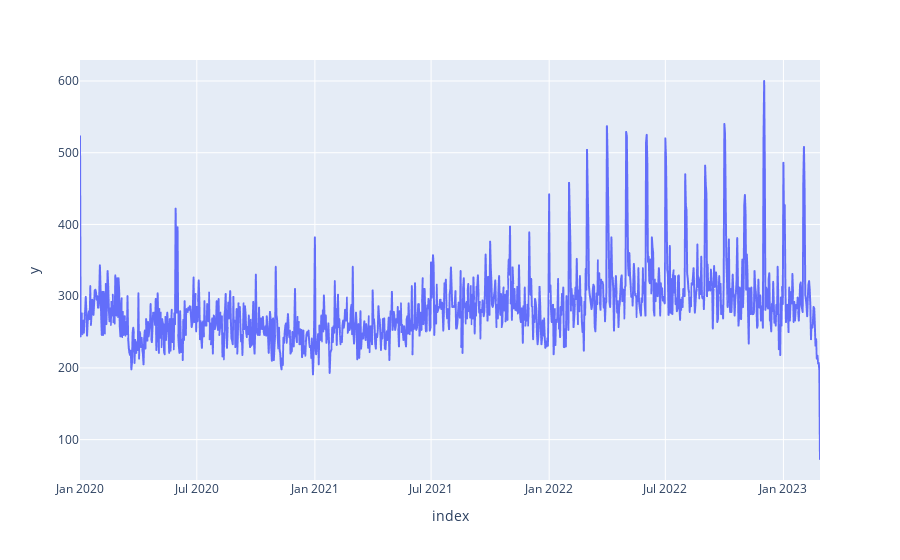
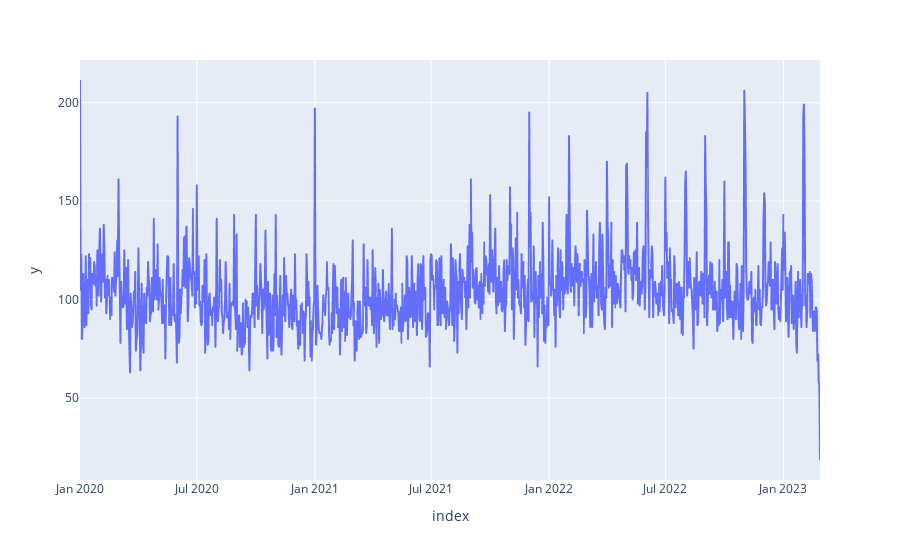
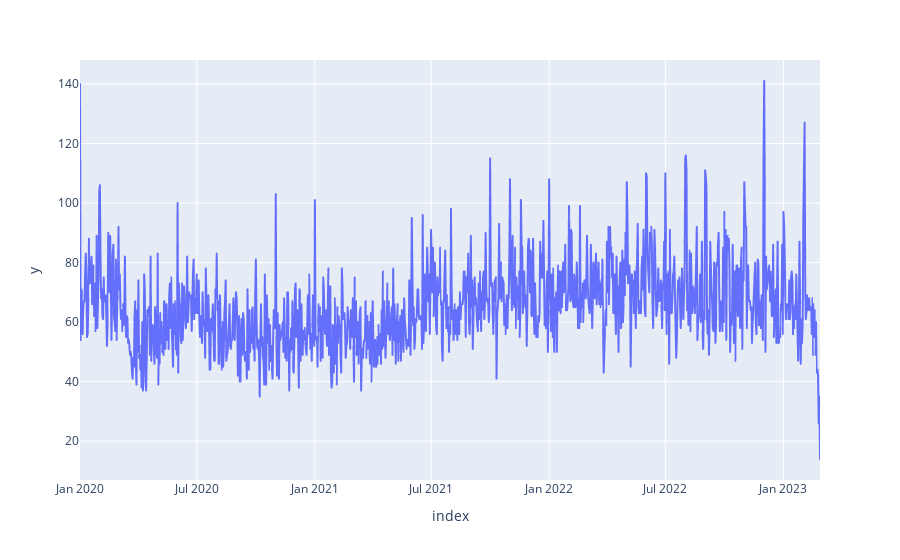
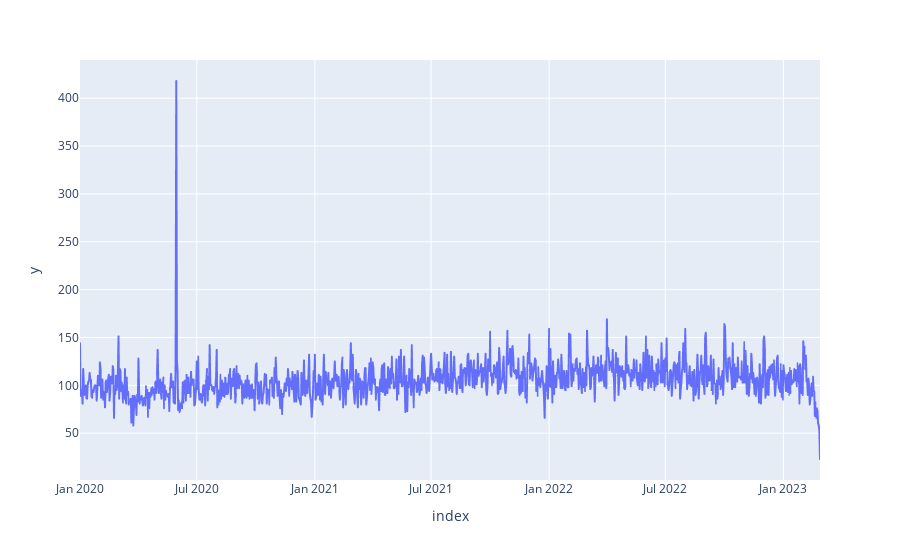

The code cell stored with these charts, in order, in its notebook:
### Code cell
for i in range(5):
    temp=df[df.zonas==i]
    print(i)
    temp=temp.date_occ.value_counts().sort_index()
    img=px.line(temp, y =temp.values , x = temp.index)
    img.show()

### Figure 1 — Plotly figure (JSON) as saved in the notebook; plotly's stock layout.template omitted (floating-point values rounded to 4 significant figures; data arrays with more than 128 entries replaced by an {"elided": "..."} marker saying what was removed)
{"data": [{"hovertemplate": "index=%{x}<br>y=%{y}<extra></extra>", "legendgroup": "", "line": {"color": "#636efa", "dash": "solid"}, "marker": {"symbol": "circle"}, "mode": "lines", "name": "", "showlegend": false, "type": "scattergl", "x": {"elided": "1154 str values"}, "xaxis": "x", "y": {"elided": "1154 int values"}, "yaxis": "y"}], "layout": {"legend": {"tracegroupgap": 0}, "margin": {"t": 60}, "xaxis": {"anchor": "y", "domain": [0, 1], "title": {"text": "index"}}, "yaxis": {"anchor": "x", "domain": [0, 1], "title": {"text": "y"}}}}

### Figure 2 — Plotly figure (JSON) as saved in the notebook; plotly's stock layout.template omitted (floating-point values rounded to 4 significant figures; data arrays with more than 128 entries replaced by an {"elided": "..."} marker saying what was removed)
{"data": [{"hovertemplate": "index=%{x}<br>y=%{y}<extra></extra>", "legendgroup": "", "line": {"color": "#636efa", "dash": "solid"}, "marker": {"symbol": "circle"}, "mode": "lines", "name": "", "showlegend": false, "type": "scattergl", "x": {"elided": "1154 str values"}, "xaxis": "x", "y": {"elided": "1154 int values"}, "yaxis": "y"}], "layout": {"legend": {"tracegroupgap": 0}, "margin": {"t": 60}, "xaxis": {"anchor": "y", "domain": [0, 1], "title": {"text": "index"}}, "yaxis": {"anchor": "x", "domain": [0, 1], "title": {"text": "y"}}}}

### Figure 3 — Plotly figure (JSON) as saved in the notebook; plotly's stock layout.template omitted (floating-point values rounded to 4 significant figures; data arrays with more than 128 entries replaced by an {"elided": "..."} marker saying what was removed)
{"data": [{"hovertemplate": "index=%{x}<br>y=%{y}<extra></extra>", "legendgroup": "", "line": {"color": "#636efa", "dash": "solid"}, "marker": {"symbol": "circle"}, "mode": "lines", "name": "", "showlegend": false, "type": "scattergl", "x": {"elided": "1154 str values"}, "xaxis": "x", "y": {"elided": "1154 int values"}, "yaxis": "y"}], "layout": {"legend": {"tracegroupgap": 0}, "margin": {"t": 60}, "xaxis": {"anchor": "y", "domain": [0, 1], "title": {"text": "index"}}, "yaxis": {"anchor": "x", "domain": [0, 1], "title": {"text": "y"}}}}

### Figure 4 — Plotly figure (JSON) as saved in the notebook; plotly's stock layout.template omitted (floating-point values rounded to 4 significant figures; data arrays with more than 128 entries replaced by an {"elided": "..."} marker saying what was removed)
{"data": [{"hovertemplate": "index=%{x}<br>y=%{y}<extra></extra>", "legendgroup": "", "line": {"color": "#636efa", "dash": "solid"}, "marker": {"symbol": "circle"}, "mode": "lines", "name": "", "showlegend": false, "type": "scattergl", "x": {"elided": "1154 str values"}, "xaxis": "x", "y": {"elided": "1154 int values"}, "yaxis": "y"}], "layout": {"legend": {"tracegroupgap": 0}, "margin": {"t": 60}, "xaxis": {"anchor": "y", "domain": [0, 1], "title": {"text": "index"}}, "yaxis": {"anchor": "x", "domain": [0, 1], "title": {"text": "y"}}}}
